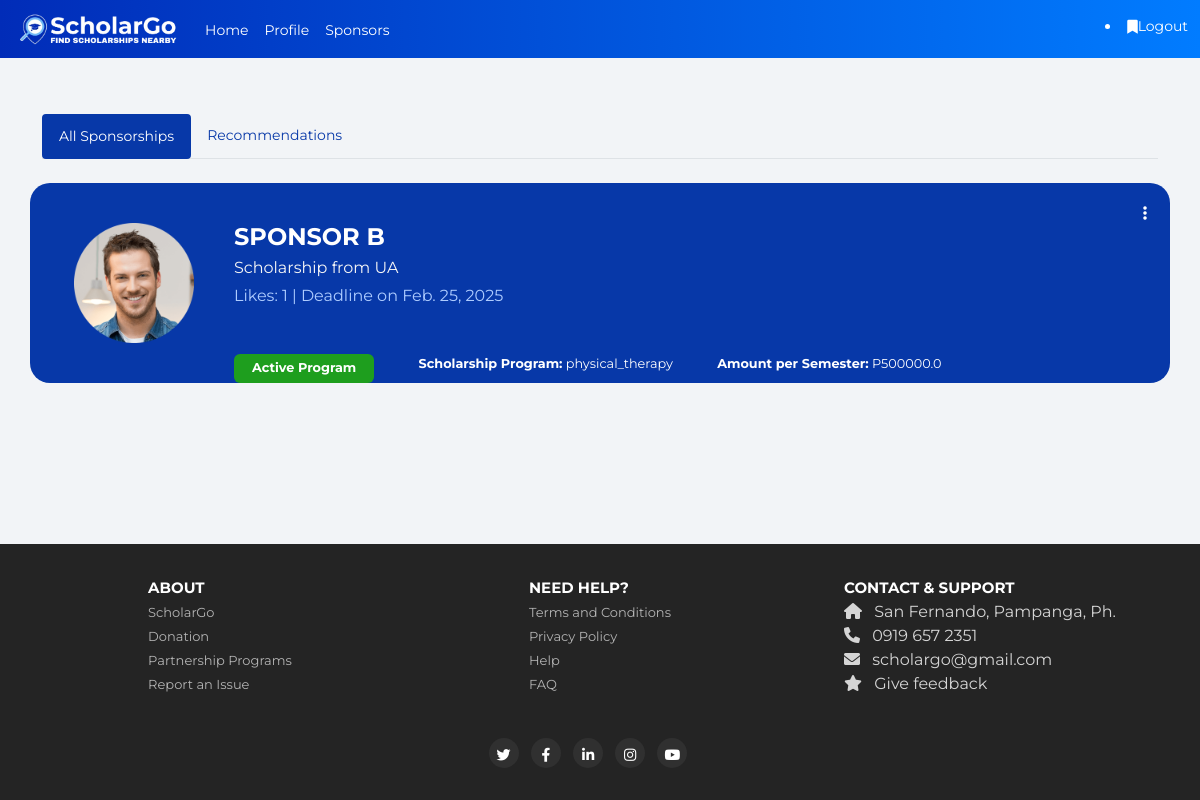
The app's page /sponsorlist (signed in) with its own data.
### website/models.py (models this page shows)
class Sponsorship_data(db.Model):
    id = db.Column(db.Integer, primary_key=True)
    sponsor_name = db.Column(db.String(150))
    course = db.Column(db.String(150))
    extracurricular_activity = db.Column(db.String(150))
    weight_fos = db.Column(db.Float)
    weight_gpa = db.Column(db.Float)
    weight_extracurricular_activities = db.Column(db.Float)
    weight_financial_status = db.Column(db.Float)
    passing_requirement = db.Column(db.Float)
    verified = db.Column(db.Boolean, default=False, nullable=False)
    description = db.Column(db.Text)
    full_description = db.Column(db.Text, nullable=True)
    image = db.Column(db.String(300), nullable=True)  # For the uploaded picture
    likes = db.relationship('Like', backref='sponsorship', lazy=True)  # For user likes
    deadline_date = db.Column(db.Date, nullable=False)  # Scholarship deadline
    active = db.Column(db.Boolean, default=True, nullable=False)  # Active or inactive status
    amount_per_semester = db.Column(db.Float, nullable=False)  # Amount awarded per semester
    likes = db.relationship('User', secondary=user_sponsorship_likes, backref='liked_by')
    picture_path = db.Column(db.String(255), nullable=False)  # Ensure this line is present
    comments = db.relationship('Comment', backref='sponsorship')

### website/views.py (the view)
@views.route('/sponsorlist', methods=['GET'])
@login_required
def recommendation():
    all_sponsors = Sponsorship_data.query.all()  # For the 'All Sponsorships' tab
    compatible_sponsors = [
        {
            'sponsor': sponsor,
            'score': calculate_compatibility_score(current_user, sponsor)
        }
        for sponsor in all_sponsors
        if calculate_compatibility_score(current_user, sponsor) >= sponsor.passing_requirement
    ]
    followed_sponsorship_ids = [sponsorship.id for sponsorship in current_user.followed_sponsorships]
    sponsors_with_follow_status = [
        {
            'sponsor': item['sponsor'],
            'score': item['score'],
            'is_followed': item['sponsor'].id in followed_sponsorship_ids  # True if the user follows the sponsor
        }
        for item in compatible_sponsors
    ]
    return render_template('sponsorlist.html',
                           user=current_user,
                           sponsorships=all_sponsors,  # All sponsorships tab data
                           sponsors=sponsors_with_follow_status,  # Recommendations tab data
                           followed_sponsorship_ids=followed_sponsorship_ids)  # For follow buttons

### scoring.py (called while the page is built)
def score_academic_performance(gpa, weight):
    score = min(gpa * 25 * weight, 100)  # Convert GPA to a score out of 100, weighted
    return score

def score_financial_need(financial_status, weight):
    financial_mapping = {
        'Low Income': 100,
        'Lower Middle': 75,
        'Middle': 50,
        'Upper Middle': 25,
        'Rich': 0
    }
    base_score = financial_mapping.get(financial_status, 0)
    score = base_score * weight
    return score

def score_extracurricular(activities, weight):
    score = min(len(activities.split(',')) * 10 * weight, 100)  # Each activity worth 10 points, weighted
    return score

def score_course(student_course, sponsor_course, weight):
    score = 100 * weight if student_course == sponsor_course else 0
    return score

def calculate_compatibility_score(applicant, sponsor):
    weight_fos = safe_float(sponsor.weight_fos)
    weight_gpa = safe_float(sponsor.weight_gpa)
    weight_extracurricular_activities = safe_float(sponsor.weight_extracurricular_activities)
    weight_financial_status = safe_float(sponsor.weight_financial_status)
    scores = {
        'academic_performance': score_academic_performance(applicant.gpa, weight_gpa),
        'financial_need': score_financial_need(applicant.financial_status, weight_financial_status),
        'extracurricular_activities': score_extracurricular(applicant.extracurricular_activities, weight_extracurricular_activities),
        'course': score_course(applicant.course, sponsor.course, weight_fos)
    }
    overall_score = sum(scores.values())
    capped_score = min(overall_score, 100)
    return capped_score

def safe_float(value):
    try:
        return float(value)
    except (ValueError, TypeError):
        return 0  # Default to 0 if conversion fails

### website/models.py (called while the page is built)
    def is_following(self, sponsorship_id):
        return any(sponsorship.id == sponsorship_id for sponsorship in self.followed_sponsorships)

### website/templates/sponsorlist.html (shortened to what this page needs)
{% extends "base.html" %}
{% block content %}
<link rel="stylesheet" href="https://cdnjs.cloudflare.com/ajax/libs/font-awesome/6.0.0-beta3/css/all.min.css">
<link rel="stylesheet" href="/static/css/sponsorlist.css"/>
<ul class="nav nav-tabs" id="sponsorshipTabs" role="tablist">
    <li class="nav-item" role="presentation">
        <button class="nav-link active" id="all-tab" data-bs-toggle="tab" data-bs-target="#all" type="button" role="tab" aria-controls="all" aria-selected="true">All Sponsorships</button>
    </li>
    <li class="nav-item" role="presentation">
        <button class="nav-link" id="recommendations-tab" data-bs-toggle="tab" data-bs-target="#recommendations" type="button" role="tab" aria-controls="recommendations" aria-selected="false">Recommendations</button>
    </li>
</ul>
<div class="tab-content" id="sponsorshipTabsContent">
    <div class="tab-pane fade show active" id="all" role="tabpanel" aria-labelledby="all-tab">
        <div class="container-list mt-4">
            <div class="row">
                {% if sponsorships %}
                {% for sponsorship in sponsorships %}
                <div class="col-12 mb-4 list position-relative">
                    <div class="d-flex flex-column flex-sm-row align-items-stretch position-relative">
                        <div class="logo">
                            <img src="{{ url_for('static', filename='uploads/' ~ sponsorship.picture_path) }}" alt="Logo" class="img-fluid logo-img">
                        </div>
                        <div class="content flex-grow-1 ms-3">
                            <h5 class="title mb-1 me-2">{{ sponsorship.sponsor_name }}</h5>
                            <p class="description mb-1">{{ sponsorship.description | safe }}</p>
                            <p class="likes mb-1">Likes: {{ sponsorship.likes | length }} | Deadline on Feb. 25, 2025</p>
                            <div class="d-flex content-between mt-auto">
                                {% if sponsorship.active %}
                                <span class="badge bg-success">Active Program</span>
                                {% else %}
                                <span class="badge bg-danger">Inactive Program</span>
                                {% endif %}
                                <p class="mb-0"><strong>Scholarship Program:</strong> {{ sponsorship.course }}</p>
                                <p class="mb-0"><strong>Amount per Semester:</strong> P{{ sponsorship.amount_per_semester | round(2) }}</p>
                            </div>
                        </div>
                        <div class="dropdown-top-right position-relative ms-auto" style="z-index: 3;">
                            <button class="btn btn-link ellipsis-button" type="button" data-bs-toggle="dropdown" aria-expanded="false">
                                <i class="fas fa-ellipsis-v"></i>
                            </button>
                        </div>
                    </div>
                </div>
                {% endfor %}
                {% else %}
                <div class="col-12" style="background-color: whitesmoke;">
                    <p>No sponsorships found.</p>
                </div>
                {% endif %}
            </div>
        </div>
    </div>
</div>
{% endblock %}

### website/static/css/base.css (style rules this page uses)
body { font-family: 'Montserrat', sans-serif; background-color: #f2f4f7; color: #ffffff; }
.nav-link { position: relative; display: inline-block; color: #ffffff; text-decoration: none; padding-bottom: 5px; transition: color 0.3s ease, transform 0.3s ease, text-shadow 0.3s ease; }
@media (max-width: 1200px) { .nav-link { font-size: 14px; } }

### website/static/css/footer.css (style rules this page uses)
html, body { height: 100%; margin: 0; }
body { display: flex; flex-direction: column; }

### website/static/css/sponsorlist.css (style rules this page uses)
.list { height: auto; background-color: #0738a8; border-radius: 20px; overflow-x: hidden; padding: 0 20px; display: flex; flex-direction: column; }
.logo { height: 100%; align-items: left; justify-content: left; text-align: left; }
.logo img { margin: 5vh 2vw; align-items: left; max-width: 15vh; max-height: 15vh; object-fit: contain; }
.content { flex-grow: 1; display: flex; flex-direction: column; justify-content: space-between; max-height: 230px; text-decoration: none; margin-left: 20px; }
.title { font-size: 3vh; color: white; font-weight: bold; margin-top: 5vh; text-transform: uppercase; }
.description { color: rgb(246, 246, 246); }
.likes { color: rgb(174, 204, 255); }
.content-between { display: flex; gap: 5%; color: white; width: 100%; white-space: wrap; }
@media (min-width: 1025px) { .content-between { margin-top: 15%; } }
.content-between p { font-size: 1.6vh; margin-bottom: 5px; }
.bg-success, .bg-danger { background-color: rgb(30, 158, 30) !important; flex-shrink: 0; white-space: nowrap; padding: 8px 18px; width: fit-content; font-size: 0.8em; white-space: nowrap; margin-top: auto; margin-bottom: 0; }
.dropdown-top-right { position: absolute; top: 12px; right: -10px; z-index: 3; }
.ellipsis-button { z-index: 3; }
.list { overflow: visible; }
.btn-link { color: white; }
.tab-pane { display: none; }
.tab-pane.active { display: block; }
.nav-tabs { margin-top: 5%; }
.nav-tabs .nav-link { color: #0738a8; font-weight: normal; transition: background-color 0.3s ease, color 0.3s ease, border 0.3s ease, transform 0.2s ease; border-radius: 4px; padding: 10px 15px; }
.nav-tabs .nav-link.active { color: white; background-color: #0738a8; border: 2px solid #0738a8; }

### records on screen
Sponsorship_data: picture_path (picture), sponsor_name "SPONSOR B", description "Scholarship from UA", likes|length "1", active "Active Program", course "physical_therapy", amount_per_semester "500000.0"
